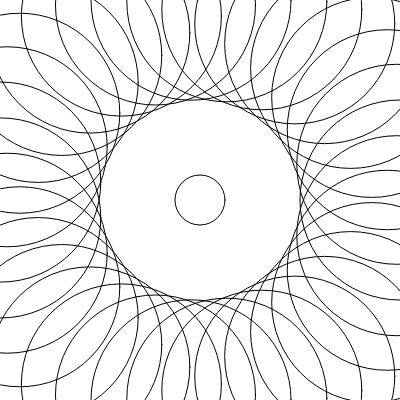
Frame 1 (no input)
Frame 2 (the mouse pressed at the canvas centre, redrawn once): identical to frame 1, image omitted

The p5.js sketch that drew this single still picture (run headless with seeded random() and noise() and a simulated clock; the mouse was pressed at the canvas centre and the sketch redrawn once):

// p5.js sketch
// ── sketch.js
const sketchHeight = 400;
const sketchWidth = 400;


function setup() {
  createCanvas(sketchWidth, sketchHeight);
}

function draw() {
  noLoop();
  background(255);
  
  noFill();
  stroke("black");

  let radius = 200;
  
  circle(sketchWidth / 2, sketchHeight / 2, 50)

  let maxCount = 35;
  for (let circleCount = 0; circleCount < maxCount; circleCount += 1) {
      let theta = (Math.PI / 180) * (360 / maxCount * circleCount);

      let x = radius * cos(theta);
      let y = radius * sin(theta);
      
      circle(
        x + sketchWidth / 2,
        y + sketchHeight / 2,
        radius
        );
    }
  }
